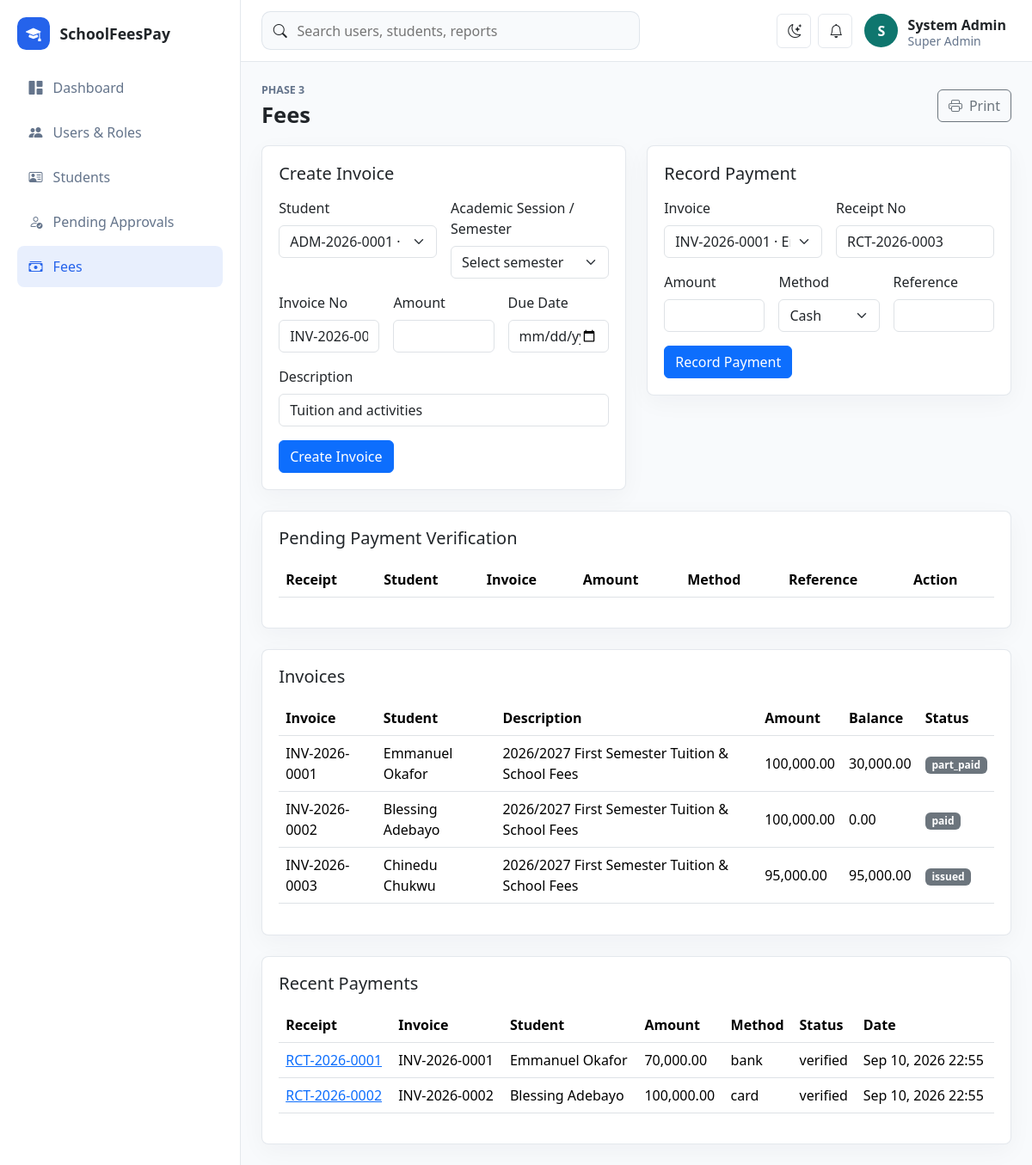
Screenshot of /schoolfeespay/fees (signed in) with the database file from the repository.
### tables this page shows
CREATE TABLE fee_invoices (
    id BIGINT UNSIGNED AUTO_INCREMENT PRIMARY KEY,
    student_id BIGINT UNSIGNED NOT NULL,
    term_id BIGINT UNSIGNED NULL,
    invoice_no VARCHAR(80) NOT NULL UNIQUE,
    description VARCHAR(190) NOT NULL,
    amount DECIMAL(12,2) NOT NULL,
    balance DECIMAL(12,2) NOT NULL,
    due_date DATE NOT NULL,
    status ENUM('draft', 'issued', 'part_paid', 'paid', 'overdue', 'void') NOT NULL DEFAULT 'issued',
    created_at TIMESTAMP DEFAULT CURRENT_TIMESTAMP,
    INDEX idx_fee_invoices_student_status (student_id, status),
    CONSTRAINT fk_fee_invoices_student FOREIGN KEY (student_id) REFERENCES students(id),
    CONSTRAINT fk_fee_invoices_term FOREIGN KEY (term_id) REFERENCES terms(id) ON DELETE SET NULL
);

CREATE TABLE fee_payments (
    id BIGINT UNSIGNED AUTO_INCREMENT PRIMARY KEY,
    invoice_id BIGINT UNSIGNED NOT NULL,
    receipt_no VARCHAR(80) NOT NULL UNIQUE,
    amount_paid DECIMAL(12,2) NOT NULL,
    payment_method ENUM('cash', 'bank', 'card') NOT NULL,
    payment_reference VARCHAR(120) NULL,
    payment_status ENUM('pending', 'verified', 'rejected') NOT NULL DEFAULT 'pending',
    received_by BIGINT UNSIGNED NULL,
    verified_by BIGINT UNSIGNED NULL,
    paid_at TIMESTAMP DEFAULT CURRENT_TIMESTAMP,
    verified_at TIMESTAMP NULL,
    INDEX idx_fee_payments_invoice (invoice_id),
    CONSTRAINT fk_fee_payments_invoice FOREIGN KEY (invoice_id) REFERENCES fee_invoices(id),
    CONSTRAINT fk_fee_payments_user FOREIGN KEY (received_by) REFERENCES users(id) ON DELETE SET NULL,
    CONSTRAINT fk_fee_payments_verified_user FOREIGN KEY (verified_by) REFERENCES users(id) ON DELETE SET NULL
);

### app/Core/View.php (called while the page is built, shortened)
<?php
final class View
{
    public static function render(string $view, array $data = [], string $layout = 'app'): void
    {
        extract($data, EXTR_SKIP);
        $viewFile = dirname(__DIR__) . "/Views/{$view}.php";
        require $viewFile;
    }
}

### app/Controllers/FeeController.php (called while the page is built, shortened)
<?php
final class FeeController
{
    public function index(): void
    {
        View::render('fees/index', [
            'title' => 'Fees',
            'invoices' => Fee::invoices(),
            'payments' => Fee::payments(),
            'pendingPayments' => Fee::pendingPayments(),
            'students' => Lookup::students(),
            'terms' => Lookup::terms(),
            'nextInvoiceNo' => Fee::nextInvoiceNo(),
            'nextReceiptNo' => Fee::nextReceiptNo(),
        ]);
    }
}

### app/Core/Router.php (called while the page is built, shortened)
<?php
final class Router
{
    private array $routes = [];
    public function get(string $path, array $handler): void
    {
        $this->routes['GET'][$this->normalize($path)] = $handler;
    }
    public function post(string $path, array $handler): void
    {
        $this->routes['POST'][$this->normalize($path)] = $handler;
    }
    public function dispatch(): void
    {
        $method = Request::method();
        $path = Request::path();
        $handler = $this->routes[$method][$path] ?? null;
        [$class, $action] = $handler;
        (new $class())->{$action}();
    }
    private function normalize(string $path): string
    {
        return '/' . trim($path, '/');
    }
}

### public/index.php (called while the page is built, shortened)
<?php
require dirname(__DIR__) . '/app/Core/helpers.php';
$config = require dirname(__DIR__) . '/config/app.php';
$router = new Router();
$router->get('/', [DashboardController::class, 'index']);
$router->get('/login', [AuthController::class, 'showLogin']);
$router->post('/login', [AuthController::class, 'login']);
$router->post('/logout', [AuthController::class, 'logout']);
$router->get('/dashboard', [DashboardController::class, 'index']);
$router->get('/profile', [StudentController::class, 'profile']);
$router->get('/users', [UserController::class, 'index']);
$router->get('/users/create', [UserController::class, 'create']);
$router->post('/users', [UserController::class, 'store']);
$router->get('/users/edit', [UserController::class, 'edit']);
$router->post('/users/update', [UserController::class, 'update']);
$router->post('/users/delete', [UserController::class, 'destroy']);
$router->get('/register', [StudentController::class, 'register']);
$router->post('/register', [StudentController::class, 'storeRegistration']);
$router->get('/students', [StudentController::class, 'index']);
$router->get('/students/create', [StudentController::class, 'create']);
$router->post('/students', [StudentController::class, 'store']);
$router->get('/students/edit', [StudentController::class, 'edit']);
$router->post('/students/update', [StudentController::class, 'update']);
$router->post('/students/delete', [StudentController::class, 'destroy']);
$router->get('/students/pending', [StudentController::class, 'pending']);
$router->post('/students/approve', [StudentController::class, 'approve']);
$router->post('/students/reject', [StudentController::class, 'reject']);
$router->get('/teachers', [TeacherController::class, 'index']);
$router->get('/teachers/create', [TeacherController::class, 'create']);
$router->post('/teachers', [TeacherController::class, 'store']);
$router->get('/teachers/edit', [TeacherController::class, 'edit']);
$router->post('/teachers/update', [TeacherController::class, 'update']);
$router->post('/teachers/delete', [TeacherController::class, 'destroy']);
$router->get('/parents', [ParentController::class, 'index']);
$router->get('/parents/create', [ParentController::class, 'create']);
$router->post('/parents', [ParentController::class, 'store']);
$router->get('/parents/edit', [ParentController::class, 'edit']);
$router->post('/parents/update', [ParentController::class, 'update']);
$router->post('/parents/delete', [ParentController::class, 'destroy']);
$router->get('/classes', [ClassController::class, 'index']);
$router->get('/classes/create', [ClassController::class, 'create']);
$router->post('/classes', [ClassController::class, 'store']);
$router->get('/classes/edit', [ClassController::class, 'edit']);
$router->post('/classes/update', [ClassController::class, 'update']);
$router->post('/classes/delete', [ClassController::class, 'destroy']);
$router->get('/fees', [FeeController::class, 'index']);
$router->get('/fees/receipt', [FeeController::class, 'receipt']);
$router->post('/fees/invoice', [FeeController::class, 'invoice']);
$router->post('/fees/payment', [FeeController::class, 'payment']);
$router->post('/fees/verify', [FeeController::class, 'verify']);
$router->dispatch();

### app/Core/Auth.php (called while the page is built, shortened)
<?php
final class Auth
{
    public static function user(): ?array
    {
        return $_SESSION['user'] ?? null;
    }
    public static function can(string $permission): bool
    {
        $permissions = self::user()['permissions'] ?? [];
        return in_array($permission, $permissions, true);
    }
}

### config/app.php (called while the page is built)
<?php
return [
    'name' => 'SchoolFeesPay',
    'base_url' => '/schoolfeespay',
    'timezone' => 'Africa/Lagos',
    'session_name' => 'schoolfeespay_session',
    'debug' => true,
];

### config/database.php (called while the page is built)
<?php
return [
    'host' => '127.0.0.1',
    'port' => '3306',
    'database' => 'schoolfeespay',
    'username' => 'root',
    'password' => '',
    'charset' => 'utf8mb4',
];

### app/Core/Database.php (called while the page is built, shortened)
<?php
final class Database
{
    private static ?PDO $connection = null;
    public static function connection(): PDO
    {
        if (self::$connection !== null) {
            return self::$connection;
        }
        $config = require dirname(__DIR__, 2) . '/config/database.php';
        $dsn = sprintf(
            'mysql:host=%s;port=%s;dbname=%s;charset=%s',
            $config['host'],
            $config['port'],
            $config['database'],
            $config['charset']
        );
        try {
            self::$connection = new PDO($dsn, $config['username'], $config['password'], [
                PDO::ATTR_ERRMODE => PDO::ERRMODE_EXCEPTION,
                PDO::ATTR_DEFAULT_FETCH_MODE => PDO::FETCH_ASSOC,
                PDO::ATTR_EMULATE_PREPARES => false,
            ]);
        } catch (PDOException $exception) {
            http_response_code(500);
            exit('Database connection failed. Check config/database.php and import database/schema.sql.');
        }
        return self::$connection;
    }
}

### app/Core/helpers.php (called while the page is built, shortened)
<?php
function app_config(string $key, mixed $default = null): mixed
{
    static $config = null;
    $config ??= require dirname(__DIR__, 2) . '/config/app.php';
    return $config[$key] ?? $default;
}
function url(string $path = ''): string
{
    return rtrim(app_config('base_url'), '/') . '/' . ltrim($path, '/');
}
function e(mixed $value): string
{
    return htmlspecialchars((string)$value, ENT_QUOTES, 'UTF-8');
}

### app/Models/Lookup.php (called while the page is built, shortened)
<?php
final class Lookup
{
    public static function students(): array
    {
        return Database::connection()->query(
            'SELECT id, admission_no, CONCAT(first_name, " ", last_name) AS name FROM students ORDER BY admission_no'
        )->fetchAll();
    }
}

### app/Models/Fee.php (called while the page is built, shortened)
<?php
final class Fee
{
    public static function invoices(): array
    {
        return Database::connection()->query(
            'SELECT fee_invoices.*, students.admission_no, CONCAT(students.first_name, " ", students.last_name) AS student_name,
                    terms.name AS term_name
             FROM fee_invoices
             JOIN students ON students.id = fee_invoices.student_id
             LEFT JOIN terms ON terms.id = fee_invoices.term_id
             ORDER BY fee_invoices.created_at DESC'
        )->fetchAll();
    }
    public static function payments(): array
    {
        return Database::connection()->query(
            'SELECT fee_payments.*, fee_invoices.invoice_no, CONCAT(students.first_name, " ", students.last_name) AS student_name
             FROM fee_payments
             JOIN fee_invoices ON fee_invoices.id = fee_payments.invoice_id
             JOIN students ON students.id = fee_invoices.student_id
             ORDER BY fee_payments.paid_at DESC
             LIMIT 50'
        )->fetchAll();
    }
}

### app/Views/fees/index.php (the view, shortened to what this page needs)
<div class="page-heading"><div><p class="eyebrow">Phase 3</p><h1>Fees</h1></div><button class="btn btn-outline-secondary" onclick="window.print()"><i class="bi bi-printer me-2"></i>Print</button></div>
<div class="row g-4">
    <?php if (\App\Core\Auth::can('finance.manage')): ?>
    <div class="col-xl-6"><section class="panel"><h2 class="h5 mb-3">Create Invoice</h2><form class="row g-3" method="post" action="<?= e(url('/fees/invoice')) ?>"><?= csrf_field() ?><div class="col-md-6"><label class="form-label">Student</label><select class="form-select" name="student_id"><?php foreach ($students as $student): ?><option value="<?= e($student['id']) ?>"><?= e($student['admission_no'] . ' · ' . $student['name']) ?></option><?php endforeach; ?></select></div><div class="col-md-6"><label class="form-label">Academic Session / Semester</label><select class="form-select" name="term_id"><option value="">Select semester</option><?php foreach ($terms as $term): ?><option value="<?= e($term['id']) ?>"><?= e($term['name']) ?></option><?php endforeach; ?></select></div><div class="col-md-4"><label class="form-label">Invoice No</label><input class="form-control" name="invoice_no" value="<?= e($nextInvoiceNo) ?>"></div><div class="col-md-4"><label class="form-label">Amount</label><input class="form-control" type="number" step="0.01" name="amount"></div><div class="col-md-4"><label class="form-label">Due Date</label><input class="form-control" type="date" name="due_date"></div><div class="col-12"><label class="form-label">Description</label><input class="form-control" name="description" value="Tuition and activities"></div><div class="col-12"><button class="btn btn-primary">Create Invoice</button></div></form></section></div>
    <div class="col-xl-6"><section class="panel"><h2 class="h5 mb-3">Record Payment</h2><form class="row g-3" method="post" action="<?= e(url('/fees/payment')) ?>"><?= csrf_field() ?><div class="col-md-6"><label class="form-label">Invoice</label><select class="form-select" name="invoice_id"><?php foreach ($invoices as $invoice): ?><option value="<?= e($invoice['id']) ?>"><?= e($invoice['invoice_no'] . ' · ' . $invoice['student_name'] . ' · Bal ' . number_format((float)$invoice['balance'])) ?></option><?php endforeach; ?></select></div><div class="col-md-6"><label class="form-label">Receipt No</label><input class="form-control" name="receipt_no" value="<?= e($nextReceiptNo) ?>"></div><div class="col-md-4"><label class="form-label">Amount</label><input class="form-control" type="number" step="0.01" name="amount_paid"></div><div class="col-md-4"><label class="form-label">Method</label><select class="form-select" name="payment_method"><?php foreach (['cash','bank','card'] as $method): ?><option value="<?= e($method) ?>"><?= e(ucfirst($method)) ?></option><?php endforeach; ?></select></div><div class="col-md-4"><label class="form-label">Reference</label><input class="form-control" name="payment_reference"></div><div class="col-12"><button class="btn btn-primary">Record Payment</button></div></form></section></div>
    <?php endif; ?>
    <?php if (\App\Core\Auth::can('finance.manage')): ?>
    <div class="col-12"><section class="panel"><h2 class="h5 mb-3">Pending Payment Verification</h2><div class="table-responsive"><table class="table align-middle"><thead><tr><th>Receipt</th><th>Student</th><th>Invoice</th><th>Amount</th><th>Method</th><th>Reference</th><th>Action</th></tr></thead></table></div></section></div>
    <?php endif; ?>
    <div class="col-12"><section class="panel"><h2 class="h5 mb-3">Invoices</h2><div class="table-responsive"><table class="table align-middle"><thead><tr><th>Invoice</th><th>Student</th><th>Description</th><th>Amount</th><th>Balance</th><th>Status</th></tr></thead><tbody><?php foreach ($invoices as $invoice): ?><tr><td><?= e($invoice['invoice_no']) ?></td><td><?= e($invoice['student_name']) ?></td><td><?= e($invoice['description']) ?></td><td><?= e(number_format((float)$invoice['amount'], 2)) ?></td><td><?= e(number_format((float)$invoice['balance'], 2)) ?></td><td><span class="badge text-bg-secondary"><?= e($invoice['status']) ?></span></td></tr><?php endforeach; ?></tbody></table></div></section></div>
    <div class="col-12"><section class="panel"><h2 class="h5 mb-3">Recent Payments</h2><div class="table-responsive"><table class="table align-middle"><thead><tr><th>Receipt</th><th>Invoice</th><th>Student</th><th>Amount</th><th>Method</th><th>Status</th><th>Date</th></tr></thead><tbody><?php foreach ($payments as $payment): ?><tr><td><a href="<?= e(url('/fees/receipt?id=' . $payment['id'])) ?>"><?= e($payment['receipt_no']) ?></a></td><td><?= e($payment['invoice_no']) ?></td><td><?= e($payment['student_name']) ?></td><td><?= e(number_format((float)$payment['amount_paid'], 2)) ?></td><td><?= e($payment['payment_method']) ?></td><td><?= e($payment['payment_status']) ?></td><td><?= e(date('M j, Y H:i', strtotime($payment['paid_at']))) ?></td></tr><?php endforeach; ?></tbody></table></div></section></div>
</div>

### public/assets/css/app.css (style rules this page uses)
:root { --sidebar-width: 280px; --border-color: rgba(148, 163, 184, .25); --surface: #ffffff; --muted-surface: #f8fafc; --text-soft: #64748b; }
body { background: var(--muted-surface); color: var(--bs-body-color); }
.page-heading { display: flex; justify-content: space-between; align-items: center; gap: 1rem; margin-bottom: 1.25rem; }
.page-heading h1 { margin: 0; font-size: clamp(1.6rem, 2vw, 2.2rem); font-weight: 800; }
.eyebrow { margin: 0 0 .25rem; color: var(--text-soft); font-size: .78rem; text-transform: uppercase; font-weight: 800; }
.metric-card, .panel { background: var(--surface); border: 1px solid var(--border-color); border-radius: .5rem; box-shadow: 0 8px 28px rgba(15, 23, 42, .04); }
.panel { padding: 1.2rem; }

### rows the page displays
fee_invoices: invoice_no "INV-2026-0001", student_name "Emmanuel Okafor", description "2026/2027 First Semester Tuition & School Fees", amount "100,000.00", balance "30,000.00", status "part_paid"
fee_invoices: invoice_no "INV-2026-0002", student_name "Blessing Adebayo", description "2026/2027 First Semester Tuition & School Fees", amount "100,000.00", balance "0.00", status "paid"
fee_invoices: invoice_no "INV-2026-0003", student_name "Chinedu Chukwu", description "2026/2027 First Semester Tuition & School Fees", amount "95,000.00", balance "95,000.00", status "issued"
fee_payments: receipt_no "RCT-2026-0001", invoice.invoice_no "INV-2026-0001", student_name "Emmanuel Okafor", amount_paid "70,000.00", payment_method "bank", payment_status "verified", paid_at "Sep 10, 2026 22:55"
fee_payments: receipt_no "RCT-2026-0002", invoice.invoice_no "INV-2026-0002", student_name "Blessing Adebayo", amount_paid "100,000.00", payment_method "card", payment_status "verified", paid_at "Sep 10, 2026 22:55"

### other values shown
app_config('name') "SchoolFeesPay"
substr(current_user()['name'] ?? 'U', 0, 1) "S"
current_user()['name'] "System Admin"
current_user()['role'] "Super Admin"
form field student_id "ADM-2026-0001 · Emmanuel Okafor"
form field invoice_id "INV-2026-0001 · Emmanuel Okafor · Bal 30,000"
form field payment_method "Cash"
